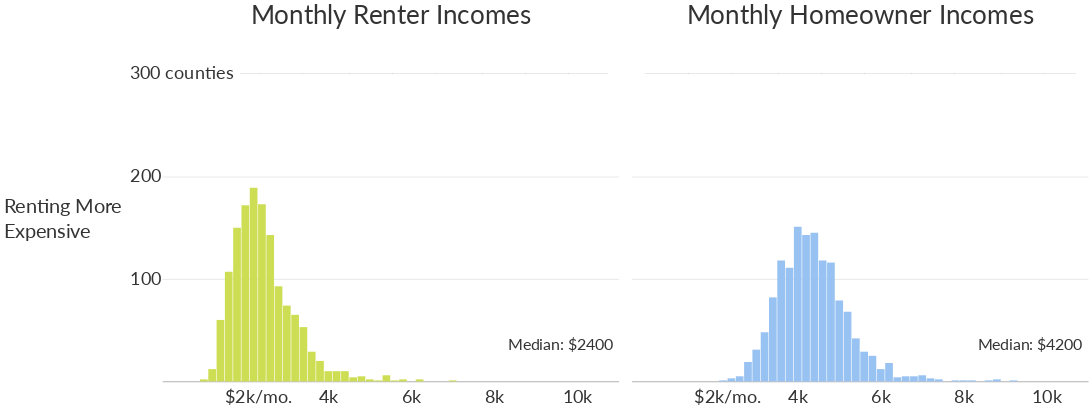

Notebook code cell kept with this figure:
### Code cell
incomes_charts1

### Figure 1 — Vega-Lite specification as saved in the notebook (floating-point values rounded to 4 significant figures)
{"width": 600, "height": 400, "background": "white", "config": {"title": {"fontWeight": "normal", "fontSize": 36, "anchor": "start", "font": "Lato", "offset": 5}, "axisX": {"grid": false, "labelFont": "Lato", "labelFontSize": 16, "labelAngle": 0, "labelPadding": 10, "ticks": false, "tickSize": 5, "title": null, "titleFont": "Lato", "titleFontSize": 16, "titleFontWeight": "normal", "titleY": 30, "titleX": 280}, "axisY": {"grid": true, "gridOpacity": 1, "labelFont": "Lato", "labelFontSize": 16, "labelLimit": 100, "labelAlign": "left", "labelPadding": 20, "ticks": false, "title": null, "titleFont": "Lato", "titleFontWeight": "normal", "titleFontSize": 16, "titleAlign": "left", "titleAngle": 0, "titleY": -20, "titleX": -20, "domainWidth": 0}, "view": {"strokeOpacity": 0}}, "hconcat": [{"layer": [{"data": {"name": "data-7577eb4c0b237e17ba1bc357e80d5722"}, "mark": {"type": "text", "dx": 0, "dy": -4, "fontSize": 11.5, "fontWeight": "bold", "opacity": 0.09}, "encoding": {"text": {"type": "nominal", "field": "text"}, "x": {"type": "quantitative", "field": "x", "scale": {"domain": [1000, 10000]}}, "y": {"type": "quantitative", "field": "y"}}}, {"data": {"name": "data-5a8d7d5e9601b04bb4b347dd34920f33"}, "mark": {"type": "bar", "color": "#cede54", "size": 11.8}, "encoding": {"x": {"type": "quantitative", "axis": {"format": "~s", "labelFontSize": 28, "labelOpacity": 0.8, "titleFontSize": 40, "titleOpacity": 0.8, "titleX": 350, "titleY": -580, "values": [4000, 6000, 8000, 10000]}, "field": "Bin", "scale": {"domain": [1000, 10000]}, "title": "Monthly Renter Incomes"}, "y": {"type": "quantitative", "axis": {"labelFontSize": 28, "labelOpacity": 0.8, "labelPadding": 50, "titleFontSize": 30, "titleOpacity": 0.8, "titleX": -50, "titleY": 40, "values": [100, 200]}, "field": "Count", "scale": {"domain": [0, 350]}}}}, {"data": {"name": "data-71cc95b94a422f4c106ae0c0a6d94e94"}, "mark": {"type": "text", "dx": -5, "dy": 25, "font": "lato", "fontSize": 28, "opacity": 0.8}, "encoding": {"text": {"type": "nominal", "field": "text"}, "x": {"type": "quantitative", "field": "x"}, "y": {"type": "quantitative", "field": "y"}}}, {"data": {"name": "data-89542d08060f4443059af9c8ba60c40f"}, "mark": {"type": "text", "dx": -2, "dy": 0, "font": "lato", "fontSize": 28, "opacity": 0.8}, "encoding": {"text": {"type": "nominal", "field": "text"}, "x": {"type": "quantitative", "field": "x"}, "y": {"type": "quantitative", "field": "y"}}}, {"data": {"name": "data-c3cdd2bf20f59229eacc134bb7b3dfc2"}, "mark": {"type": "text", "font": "lato", "fontSize": 30, "opacity": 0.8}, "encoding": {"text": {"type": "nominal", "field": "text"}, "x": {"type": "quantitative", "field": "x"}, "y": {"type": "quantitative", "field": "y"}}}, {"data": {"name": "data-4623dbb74f58031a99b3d97002fc07c4"}, "mark": {"type": "text", "font": "lato", "fontSize": 30, "opacity": 0.8}, "encoding": {"text": {"type": "nominal", "field": "text"}, "x": {"type": "quantitative", "field": "x"}, "y": {"type": "quantitative", "field": "y"}}}, {"data": {"name": "data-2143f30561acc588c00f1e272968814e"}, "mark": {"type": "text", "font": "lato", "fontSize": 24, "opacity": 0.8}, "encoding": {"text": {"type": "nominal", "field": "text"}, "x": {"type": "quantitative", "field": "x"}, "y": {"type": "quantitative", "field": "y"}}}], "height": 550, "width": 700}, {"layer": [{"data": {"name": "data-c8b7cc7eaf5367ce6ff617e9994cfce1"}, "mark": {"type": "text", "dx": -50, "dy": -4, "fontSize": 11.5, "fontWeight": "bold", "opacity": 0.09}, "encoding": {"text": {"type": "nominal", "field": "text"}, "x": {"type": "quantitative", "field": "x", "scale": {"domain": [1000, 10000]}}, "y": {"type": "quantitative", "field": "y"}}}, {"data": {"name": "data-5b0f1fe251132edd73a36dc6323e830c"}, "mark": {"type": "bar", "color": "#97c2f2", "size": 11.8}, "encoding": {"x": {"type": "quantitative", "axis": {"format": "~s", "labelFontSize": 28, "labelOpacity": 0.8, "titleFontSize": 40, "titleOpacity": 0.8, "titleX": 350, "titleY": -580, "values": [4000, 6000, 8000, 10000]}, "field": "Bin", "scale": {"domain": [1000, 10000]}, "title": "Monthly Homeowner Incomes"}, "y": {"type": "quantitative", "axis": {"labelFontSize": 28, "labelOpacity": 0, "labelPadding": 0, "titleFontSize": 30, "titleOpacity": 0.8, "titleX": 0, "titleY": 40, "values": [100, 200]}, "field": "Count", "scale": {"domain": [0, 350]}}}}, {"data": {"name": "data-71cc95b94a422f4c106ae0c0a6d94e94"}, "mark": {"type": "text", "dx": -5, "dy": 25, "font": "lato", "fontSize": 28, "opacity": 0.8}, "encoding": {"text": {"type": "nominal", "field": "text"}, "x": {"type": "quantitative", "field": "x"}, "y": {"type": "quantitative", "field": "y"}}}, {"data": {"name": "data-89542d08060f4443059af9c8ba60c40f"}, "mark": {"type": "text", "dx": 500, "dy": 0, "font": "lato", "fontSize": 28, "opacity": 0}, "encoding": {"text": {"type": "nominal", "field": "text"}, "x": {"type": "quantitative", "field": "x"}, "y": {"type": "quantitative", "field": "y"}}}, {"data": {"name": "data-1376cc7de60adafcf31880ab92579a59"}, "mark": {"type": "text", "font": "lato", "fontSize": 30, "opacity": 0.8}, "encoding": {"text": {"type": "nominal", "field": "text"}, "x": {"type": "quantitative", "field": "x"}, "y": {"type": "quantitative", "field": "y"}}}, {"data": {"name": "data-c848db8c22ae3eb4de8a08e1f976acd4"}, "mark": {"type": "text", "font": "lato", "fontSize": 30, "opacity": 0.8}, "encoding": {"text": {"type": "nominal", "field": "text"}, "x": {"type": "quantitative", "field": "x"}, "y": {"type": "quantitative", "field": "y"}}}, {"data": {"name": "data-83c8e37a3ff1d441f158f632d97c043e"}, "mark": {"type": "text", "font": "lato", "fontSize": 24, "opacity": 0.8}, "encoding": {"text": {"type": "nominal", "field": "text"}, "x": {"type": "quantitative", "field": "x"}, "y": {"type": "quantitative", "field": "y"}}}], "height": 550, "width": 700}], "$schema": "https://vega.github.io/schema/vega-lite/v4.0.0.json", "datasets": {"data-7577eb4c0b237e17ba1bc357e80d5722": [{"x": 6300, "y": 300, "text": "______________________________________________________________________________________________"}], "data-5a8d7d5e9601b04bb4b347dd34920f33": [{"Bin": 3000, "Count": 74}, {"Bin": 3200, "Count": 65}, {"Bin": 1600, "Count": 107}, {"Bin": 2200, "Count": 189}, {"Bin": 2000, "Count": 172}, {"Bin": 2400, "Count": 173}, {"Bin": 1800, "Count": 150}, {"Bin": 1400, "Count": 60}, {"Bin": 2600, "Count": 143}, {"Bin": 2800, "Count": 93}, {"Bin": 5400, "Count": 6}, {"Bin": 7000, "Count": 1}, {"Bin": 4400, "Count": 10}, {"Bin": 6200, "Count": 2}, {"Bin": 5800, "Count": 2}, {"Bin": 3800, "Count": 20}, {"Bin": 4600, "Count": 4}, {"Bin": 4800, "Count": 5}, {"Bin": 3400, "Count": 53}, {"Bin": 4000, "Count": 10}, {"Bin": 5600, "Count": 1}, {"Bin": 1200, "Count": 12}, {"Bin": 3600, "Count": 29}, {"Bin": 4200, "Count": 10}, {"Bin": 1000, "Count": 2}, {"Bin": 5200, "Count": 1}, {"Bin": 5000, "Count": 2}], "data-71cc95b94a422f4c106ae0c0a6d94e94": [{"x": 2400, "y": 0, "text": "$2k/mo."}], "data-89542d08060f4443059af9c8ba60c40f": [{"x": 500, "y": 300, "text": "300 counties"}], "data-c3cdd2bf20f59229eacc134bb7b3dfc2": [{"x": -2400, "y": 170.5, "text": "Renting More"}], "data-4623dbb74f58031a99b3d97002fc07c4": [{"x": -2780, "y": 145.5, "text": "Expensive"}], "data-2143f30561acc588c00f1e272968814e": [{"x": 9600, "y": 35, "text": "Median: $2400"}], "data-c8b7cc7eaf5367ce6ff617e9994cfce1": [{"x": 6300, "y": 300, "text": "______________________________________________________________________________________________________________"}], "data-5b0f1fe251132edd73a36dc6323e830c": [{"Bin": 5400, "Count": 42}, {"Bin": 4000, "Count": 151}, {"Bin": 4400, "Count": 145}, {"Bin": 4600, "Count": 118}, {"Bin": 3800, "Count": 111}, {"Bin": 3400, "Count": 82}, {"Bin": 5600, "Count": 29}, {"Bin": 4800, "Count": 116}, {"Bin": 3200, "Count": 48}, {"Bin": 4200, "Count": 143}, {"Bin": 3600, "Count": 118}, {"Bin": 5000, "Count": 79}, {"Bin": 2200, "Count": 1}, {"Bin": 6400, "Count": 4}, {"Bin": 8200, "Count": 1}, {"Bin": 8600, "Count": 1}, {"Bin": 7200, "Count": 3}, {"Bin": 5800, "Count": 25}, {"Bin": 6200, "Count": 18}, {"Bin": 5200, "Count": 68}, {"Bin": 6600, "Count": 5}, {"Bin": 7000, "Count": 6}, {"Bin": 2600, "Count": 5}, {"Bin": 3000, "Count": 31}, {"Bin": 6000, "Count": 12}, {"Bin": 2800, "Count": 19}, {"Bin": 2400, "Count": 3}, {"Bin": 6800, "Count": 5}, {"Bin": 8800, "Count": 2}, {"Bin": 7400, "Count": 2}, {"Bin": 8000, "Count": 1}, {"Bin": 9200, "Count": 1}, {"Bin": 7800, "Count": 1}], "data-1376cc7de60adafcf31880ab92579a59": [{"x": 100, "y": 170.5, "text": ""}], "data-c848db8c22ae3eb4de8a08e1f976acd4": [{"x": 100, "y": 145.5, "text": ""}], "data-83c8e37a3ff1d441f158f632d97c043e": [{"x": 9600, "y": 35, "text": "Median: $4200"}]}}
